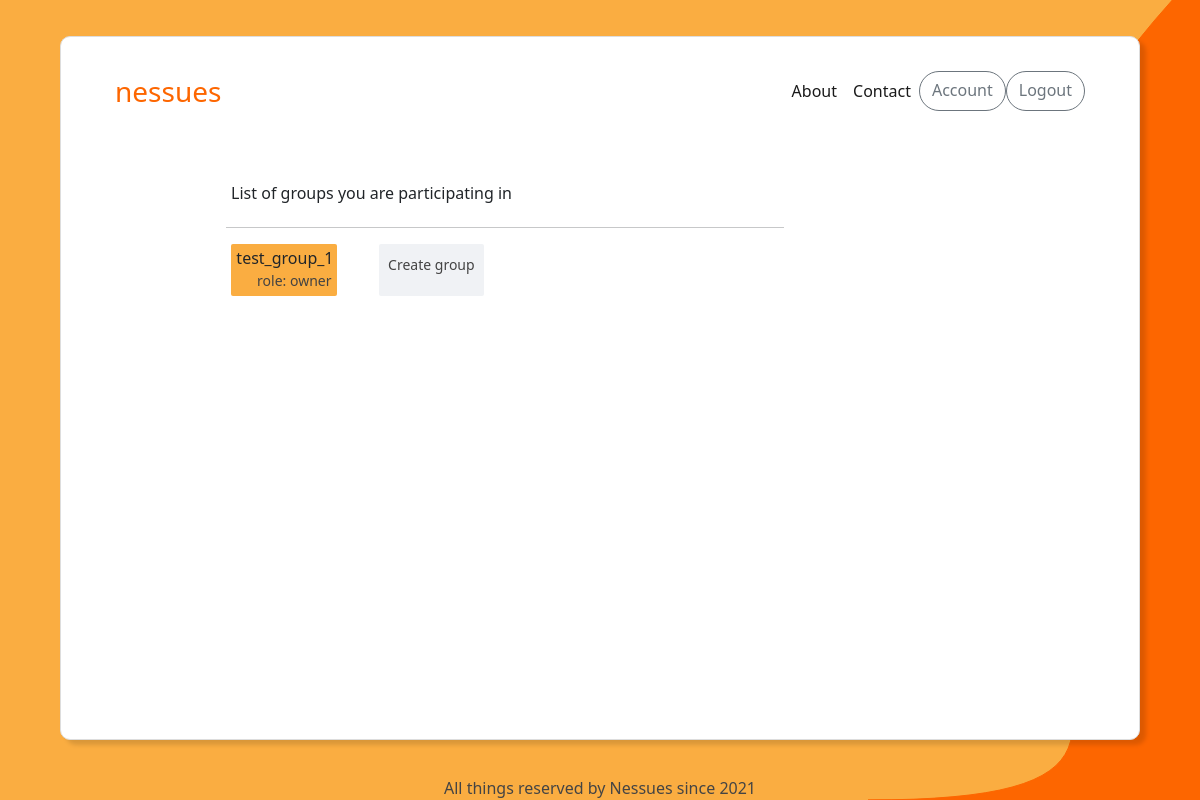
Page /groups/ (signed in) on the earlier database version.
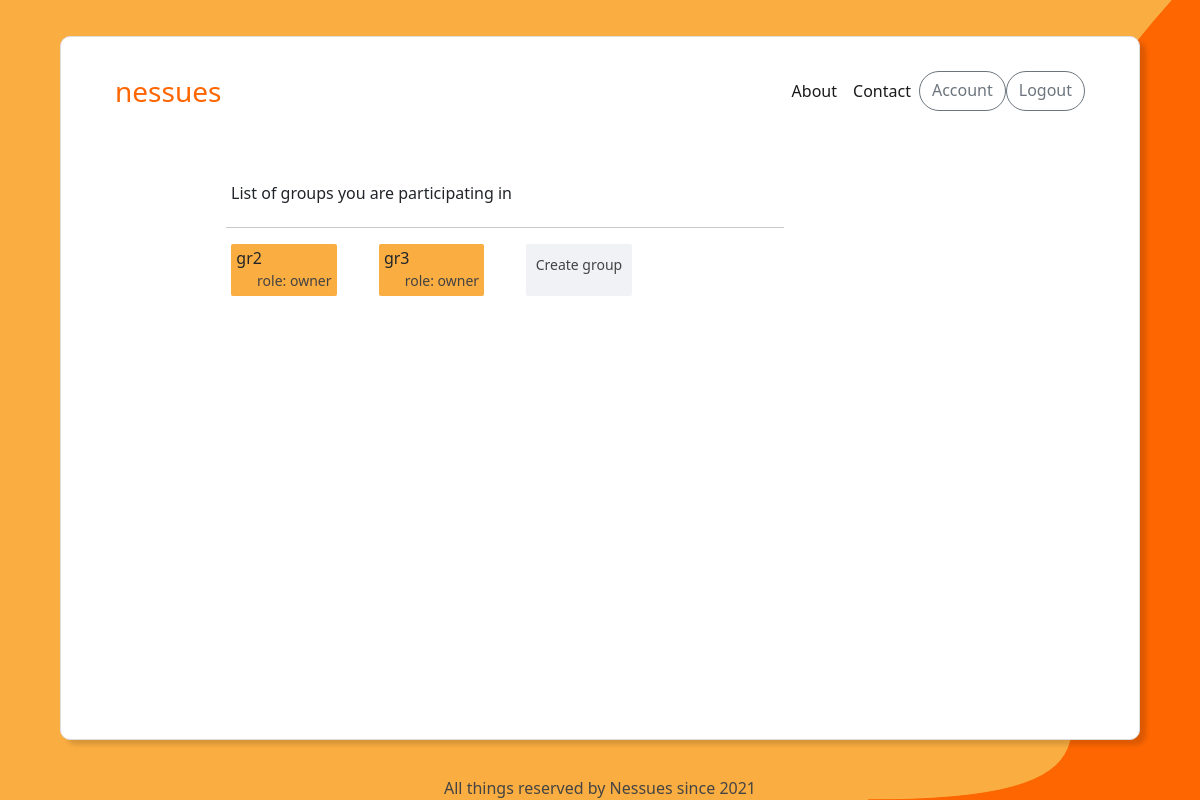
Same page on the later database version.
### nessues_app/models.py (models this page shows, shortened)
class Nessues_Group_User(models.Model):
    id = models.AutoField(primary_key=True)
    user = models.ForeignKey(User, on_delete=models.CASCADE)
    group = models.ForeignKey(Nessues_Group, on_delete=models.CASCADE)
    role = models.IntegerField(blank=False, default=None) # 1-Owner, 2-Admin, 3-Common

class Nessues_Group(models.Model):
    id = models.AutoField(primary_key=True)
    name = models.CharField(max_length=21, unique=True)
    users = models.ManyToManyField(User, through='Nessues_Group_User')
    description = models.CharField(max_length=120, blank=True, null=True)

### nessues_app/views.py (the view, shortened to what this page needs)
# urls.py: path('groups/', login_required(views.GroupsView.as_view()), name='groups'),
class GroupsView(TemplateView):
    template_name = 'nessues_app/groups.html'
    title = 'group'
    create_group_class = CreateGroupForm
    def get(self, request, *args, **kwargs):
        available_groups = Nessues_Group_User.objects.filter(user=self.request.user.id)
        create = self.create_group_class()
        return render(request, self.template_name, {'available_groups': available_groups, 'create': create})

### templates/nessues_app/groups.html (shortened to what this page needs)
{% extends "base.html" %}
{% load widget_tweaks %}
{% block content %}
    <div class="workspace-nav">
        <p>List of groups you are participating in</p>
    </div>
    <hr style="width: 53%; margin-left: 14.5%;">
    <div class="container-groups-data">
        {% for data in available_groups %}
            <a href="{% url 'tables' redirected_from='group' key_id=data.group.id %}">
                <div class="data_cubes groups">
                    {% if data.role == 1 %}
                        <div class="group-name">
                            {{ data.group.name }}
                        </div>
                        <div class="group-role">
                            role: <b>owner</b>
                        </div>
                    {% endif %}
                </div>
            </a>
        {% endfor %}
        <a data-toggle="modal" data-target="#createGroupModal" class="createGroup">
            <div class="data_cubes new_group">
                <p class="create_new_group-text">Create group</p>
            </div>
        </a>
    </div>
{% endblock content %}

### templates/base.html (shortened to what this page needs)
{% load static %}
<!DOCTYPE html>
<html lang="en">
<head>
    <link href="https://cdn.jsdelivr.net/npm/bootstrap@5.0.0-beta3/dist/css/bootstrap.min.css" rel="stylesheet">
    <link rel="stylesheet" type="text/css" href="{% static '/css/base.css' %}">
</head>
<body>
    <div class="container-fluid home no_select">
        <div class="container-data">
            <nav class="navbar navbar-expand-lg navbar-light bg-transparent">
                <div class="container-fluid">
                    <a class="navbar-brand" style="color: #FD6600; font-size: 28px;" href="/">nessues</a>
                    <div class="collapse navbar-collapse justify-content-end" id="navbarNavAltMarkup">
                        <div class="navbar-nav">
                            <a class="nav-link active" href="{% url 'about' %}">About</a>
                            <a class="nav-link active" href="#">Contact</a>
                            {% if user.is_authenticated %}
                                <a class="btn btn-outline-secondary rounded-pill" href="{% url 'account' %}">Account</a>
                                <a class="btn btn-outline-secondary rounded-pill" href="{% url 'logout' %}">Logout</a>
                            {% else %}
                                <a class="btn btn-primary btn-login" href="{% url 'login' %}">Sign in</a>
                                <a class="btn btn-primary btn-register" href="{% url 'register' %}">Sign up</a>
                            {% endif %}
                        </div>
                    </div>
                </div>
            </nav>
        </div>
        {% block content %}{% endblock content %}
    </div>
    <div class="footer">
        All things reserved by Nessues since 2021
    </div>
</body>
</html>

### static/css/base.css (style rules this page uses)
html, body { background-color: #FAAD41; height: 95%; width: 100%; }
a { text-decoration: none; color: inherit; }
.container-fluid.home { position: relative; background: #ffffff; box-shadow: 6px 5px 4px rgba(0, 0, 0, 0.13); border: 1px solid #dddddd; border-radius: 10px; width: 90%; height: 97.5%; margin-top: 3%; }
.container-data { padding-inline: 30px; padding-top: 20px; padding-bottom: 30px; }
.workspace-nav { display: flex; flex-direction: row; justify-content: space-between; margin-top: 2.5%; margin-right: 18%; margin-bottom: -1%; padding-inline: 15%; }
.data_cubes { text-align: left; padding-top: 2%; padding-left: 5%; padding-bottom: 10%; cursor: pointer; background: #FAAD41; border-radius: 2px; width: 100%; height: 100%; }
.container-groups-data { display: grid; grid-template-columns: 25% 25% 25% 25%; text-align: center; gap: 10%; margin-right: 30%; padding-inline: 15%; }
.data_cubes.groups { text-align: left; padding-top: 2%; padding-left: 5%; padding-bottom: 5%; cursor: pointer; background: #FAAD41; border-radius: 2px; width: 100%; height: 100%; }
.group-role { text-align: right; margin-right: 5%; font-size: 14px; font-weight: lighter; color: #434343; }
.data_cubes.new_group { background-color: #F0F2F5; text-align: center; padding-top: 10%; padding-left: 0%; padding-bottom: 2%; }
.create_new_group-text { font-size: 14px; font-weight: lighter; color: #434343; }
.footer { position: fixed; left: 0; right: 0; bottom: 0; width: 100%; color: #444444; text-align: center; }
.no_select { -webkit-touch-callout: none; -webkit-user-select: none; -khtml-user-select: none; -moz-user-select: none; -ms-user-select: none; user-select: none; }

Differences in the rows shown:
added Nessues_Group_User: group.name "gr2"
changed Nessues_Group_User (number 2 of 2 on the later page): group.name "test_group_1" → "gr3"
